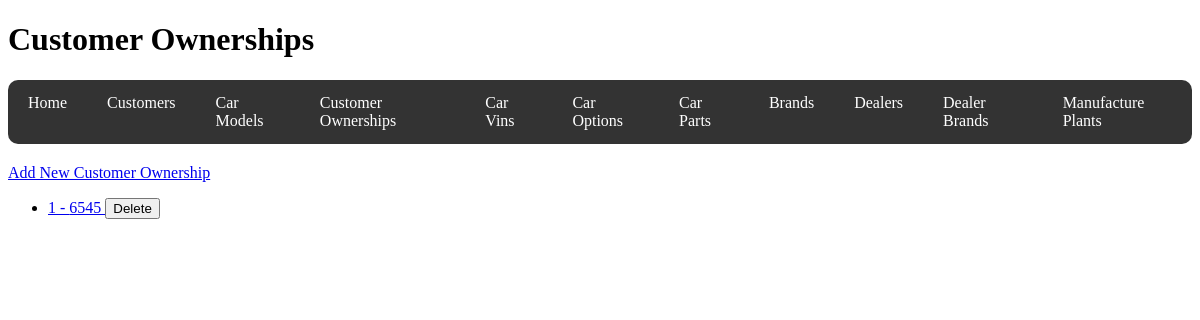
Page /customer_ownerships on the earlier database version.
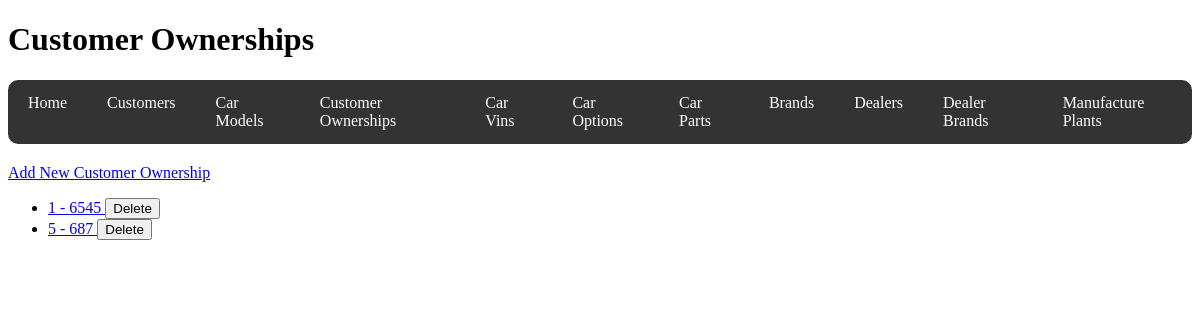
Same page on the later database version.
### code/models.py (models this page shows)
class CustomerOwnership(db.Model):
    __tablename__ = "Customer_Ownership"
    customer_id = db.Column(
        db.Integer, db.ForeignKey("Customers.customer_id"), primary_key=True
    )
    vin = db.Column(db.String(17), db.ForeignKey("Car_Vins.vin"), primary_key=True)
    purchase_date = db.Column(db.Date)
    purchase_price = db.Column(db.Integer)
    warrantee_expire_date = db.Column(db.Date)
    dealer_id = db.Column(db.Integer, db.ForeignKey("Dealers.dealer_id"))

### code/routes/customer_ownerships.py (the view, shortened to what this page needs)
@ownerships_bp.route("/customer_ownerships", methods=["GET", "POST"])
def customer_ownerships():
    ownerships = CustomerOwnership.query.all()
    return render_template("customer_ownerships.html", ownerships=ownerships)

### code/templates/customer_ownerships.html
{% extends 'base.html' %} {% block title %}Customer Ownerships{% endblock %} {%
block header %}
<h1>Customer Ownerships</h1>
{% endblock %} {% block content %}
<a href="{{ url_for('ownerships.new_customer_ownership') }}"
  >Add New Customer Ownership</a
>
<ul>
  {% for ownership in ownerships %}
  <li>
    <a
      href="{{ url_for('ownerships.view_customer_ownership', customer_id=ownership.customer_id, vin=ownership.vin) }}"
    >
      {{ ownership.customer_id }} - {{ ownership.vin }}
    </a>
    <form
      action="{{ url_for('ownerships.delete_customer_ownership', customer_id=ownership.customer_id, vin=ownership.vin) }}"
      method="POST"
      style="display: inline"
    >
      <button type="submit">Delete</button>
    </form>
  </li>
  {% endfor %}
</ul>
{% endblock %}

Differences in the rows shown:
added CustomerOwnership: customer_id "5", vin "687"
